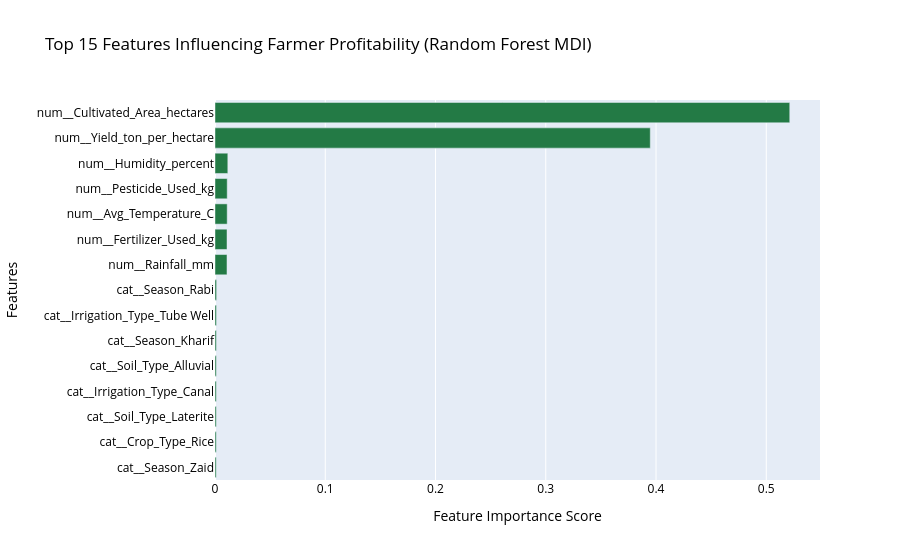

Notebook code cell kept with this figure:
### Code cell
# =============================================================================
# CELL 30 | FARMER PROFITABILITY — RANDOM FOREST FEATURE IMPORTANCE
# PURPOSE : Identify which agricultural variables most strongly drive farm profit.
# WHY     : Farm profitability depends on multiple interacting factors. Knowing
#           which features matter most allows targeted subsidy and policy design.
# EXPECTED LEADERS:
#   - Yield_ton_per_hectare → higher yield directly increases revenue
#   - Market Price (if present) → price fluctuation dominates profit
#   - Cultivated_Area_hectares → scale of production
# =============================================================================

rf_profit = profit_trained_models["Random Forest"]

feature_names = rf_profit.named_steps[
    "preprocessor"
].get_feature_names_out()   # Encoded feature names after transformation

feature_importance = rf_profit.named_steps[
    "model"
].feature_importances_   # Gini MDI importance scores

importance_df = pd.DataFrame({
    "Feature": feature_names,
    "Importance": feature_importance
})

importance_df = importance_df.sort_values(
    by="Importance",
    ascending=False
).head(15)

fig = px.bar(
    importance_df.sort_values("Importance"),   # Sort ascending for horizontal bar
    x="Importance",
    y="Feature",
    orientation="h",
    title="Top 15 Features Influencing Farmer Profitability (Random Forest MDI)",
    color_discrete_sequence=["#237A45"]
)

fig.update_layout(
    xaxis_title="Feature Importance Score",
    yaxis_title="Features",
    font=dict(color="black"),
    title_font_color="black"
)

fig.show()

### Figure 1 — Plotly figure (JSON) as saved in the notebook; plotly's stock layout.template omitted (floating-point values rounded to 4 significant figures)
{"data": [{"hovertemplate": "Importance=%{x}<br>Feature=%{y}<extra></extra>", "legendgroup": "", "marker": {"color": "#237A45", "pattern": {"shape": ""}}, "name": "", "orientation": "h", "showlegend": false, "textposition": "auto", "type": "bar", "x": [0.001101, 0.001136, 0.001149, 0.001174, 0.001182, 0.001222, 0.001288, 0.001446, 0.01087, 0.01091, 0.01106, 0.01107, 0.01163, 0.3948, 0.5213], "xaxis": "x", "y": ["cat__Season_Zaid", "cat__Crop_Type_Rice", "cat__Soil_Type_Laterite", "cat__Irrigation_Type_Canal", "cat__Soil_Type_Alluvial", "cat__Season_Kharif", "cat__Irrigation_Type_Tube Well", "cat__Season_Rabi", "num__Rainfall_mm", "num__Fertilizer_Used_kg", "num__Avg_Temperature_C", "num__Pesticide_Used_kg", "num__Humidity_percent", "num__Yield_ton_per_hectare", "num__Cultivated_Area_hectares"], "yaxis": "y"}], "layout": {"barmode": "relative", "font": {"color": "black"}, "legend": {"tracegroupgap": 0}, "title": {"font": {"color": "black"}, "text": "Top 15 Features Influencing Farmer Profitability (Random Forest MDI)"}, "xaxis": {"anchor": "y", "domain": [0.0, 1.0], "title": {"text": "Feature Importance Score"}}, "yaxis": {"anchor": "x", "domain": [0.0, 1.0], "title": {"text": "Features"}}}}
